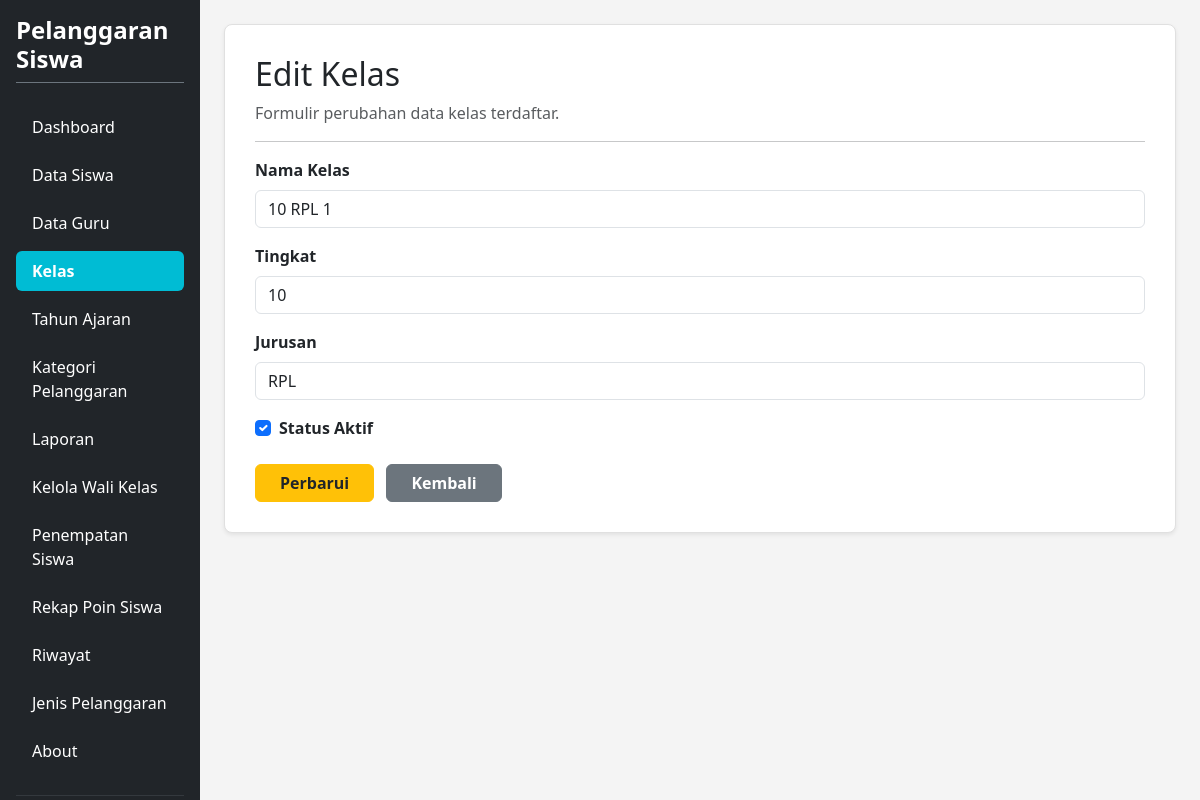
Page /edit_kelas.php?id=1 (signed in) on the committed database.
### tables this page shows
CREATE TABLE `t_kelas` (
  `id` int(11) NOT NULL,
  `nama` varchar(100) NOT NULL,
  `tingkat` varchar(20) NOT NULL,
  `jurusan` varchar(100) NOT NULL,
  `status_aktif` tinyint(1) NOT NULL,
  `created_at` timestamp NULL DEFAULT current_timestamp(),
  `updated_at` timestamp NULL DEFAULT current_timestamp()
);

### edit_kelas.php (the view, shortened to what this page needs)
<?php
require_once 'config.php';
$db_pdo = $pdo ?? ($conn instanceof PDO ? $conn : null);
$id = $_GET['id'] ?? null;
$kelas = null;
if ($db_pdo) {
    try {
        $stmt = $db_pdo->prepare("SELECT * FROM t_kelas WHERE id = ?");
        $stmt->execute([$id]);
        $kelas = $stmt->fetch(PDO::FETCH_ASSOC);
    } catch (Exception $e) {
    }
}
?>
<!DOCTYPE html>
<html lang="id">
<head>
    <link href="https://cdn.jsdelivr.net/npm/bootstrap@5.3.8/dist/css/bootstrap.min.css" rel="stylesheet">
</head>
<body>
<div class="container-fluid d-flex p-0" style="min-height: 100vh;">
    <div class="row flex-grow-1 g-0 w-100">
        <?php include "layout/sidebar.php"; ?>
        <main class="col-md-9 col-lg-10 p-4">
            <div class="content-card shadow-sm">
                <div class="mb-3">
                    <h2>Edit Kelas</h2>
                    <p class="text-muted mb-0">Formulir perubahan data kelas terdaftar.</p>
                </div>
                <hr>
                <form action="" method="POST">
                    <div class="mb-3">
                        <label for="nama" class="form-label fw-bold">Nama Kelas</label>
                        <input type="text" class="form-control" id="nama" name="nama" value="<?= htmlspecialchars($kelas['nama'] ?? '') ?>" required>
                    </div>
                    <div class="mb-3">
                        <label for="tingkat" class="form-label fw-bold">Tingkat</label>
                        <input type="text" class="form-control" id="tingkat" name="tingkat" value="<?= htmlspecialchars($kelas['tingkat'] ?? '') ?>" required>
                    </div>
                    <div class="mb-3">
                        <label for="jurusan" class="form-label fw-bold">Jurusan</label>
                        <input type="text" class="form-control" id="jurusan" name="jurusan" value="<?= htmlspecialchars($kelas['jurusan'] ?? '') ?>" required>
                    </div>
                    <div class="mb-3 form-check">
                        <input type="checkbox" class="form-check-input" id="status_aktif" name="status_aktif" value="1" <?= (($kelas['status_aktif'] ?? 0) == 1) ? 'checked' : '' ?>>
                        <label class="form-check-label fw-bold" for="status_aktif">Status Aktif</label>
                    </div>
                    <div class="mt-4">
                        <button type="submit" name="submit" class="btn btn-warning fw-semibold px-4 text-dark">Perbarui</button>
                        <a href="kelola_kelas.php" class="btn btn-secondary fw-semibold px-4 ms-2">Kembali</a>
                    </div>
                </form>
            </div>
        </main>
    </div>
</div>
</body>
</html>

### edit_kelas.php (style rules this page uses)
body { background-color: #f4f4f4; overflow-x: hidden; margin: 0; }
.content-card { background-color: #ffffff; border: 1px solid #e0e0e0; border-radius: 8px; padding: 30px; box-shadow: 0 2px 5px rgba(0,0,0,0.05); }

### rows in the picture
t_kelas: nama "10 RPL 1", tingkat "10", jurusan "RPL", status_aktif "☑"
